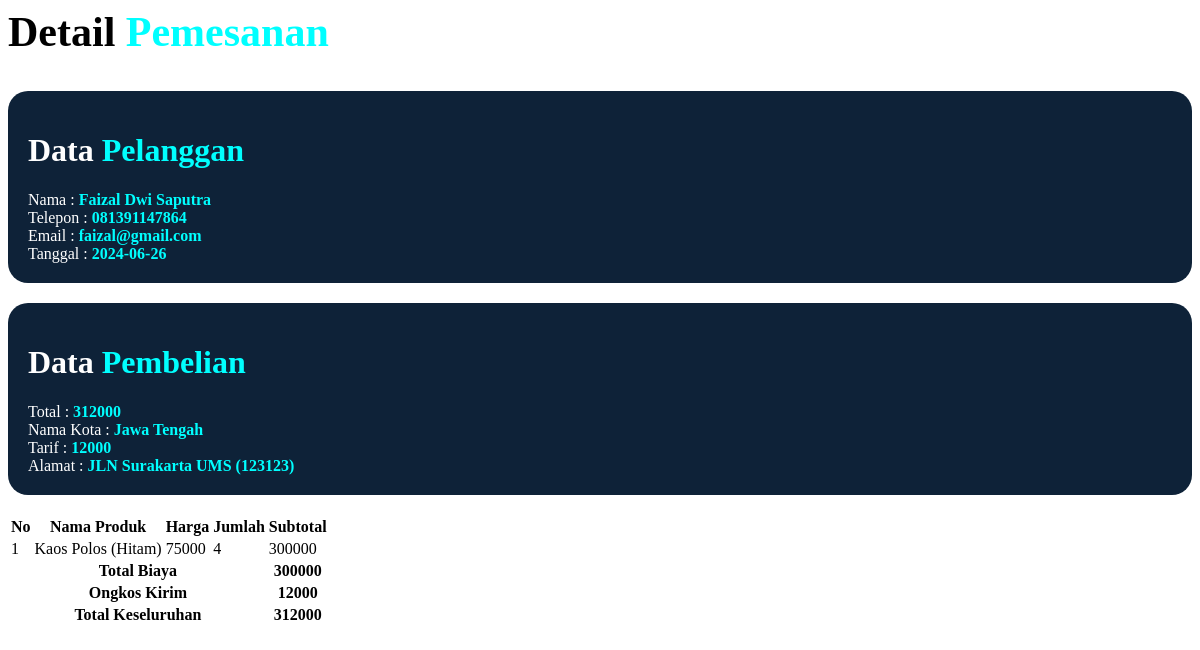
The app's page /administrator/detail.php?id=7 with its own data.
### tables this page shows
CREATE TABLE `pembelian` (
  `id_pembelian` int(11) NOT NULL,
  `id_pelanggan` int(11) NOT NULL,
  `id_ongkir` int(11) NOT NULL,
  `tanggal_pembelian` date NOT NULL,
  `total_pembelian` int(11) NOT NULL,
  `kota` varchar(100) NOT NULL,
  `tarif` int(11) NOT NULL,
  `alamat` varchar(200) NOT NULL,
  `status_pembayaran` varchar(100) NOT NULL DEFAULT 'Belum Bayar'
);

CREATE TABLE `pelanggan` (
  `id_pelanggan` int(11) NOT NULL,
  `email_pelanggan` varchar(100) NOT NULL,
  `pw_pelanggan` varchar(50) NOT NULL,
  `nama_pelanggan` varchar(100) NOT NULL,
  `telepon_pelanggan` varchar(25) NOT NULL
);

CREATE TABLE `pembelian_produk` (
  `id_pembelian_produk` int(11) NOT NULL,
  `id_pembelian` int(11) NOT NULL,
  `id_produk` int(11) NOT NULL,
  `jumlah` int(11) NOT NULL
);

CREATE TABLE `produk` (
  `id_produk` int(11) NOT NULL,
  `nama_produk` varchar(255) NOT NULL,
  `harga_produk` int(11) NOT NULL,
  `berat` int(11) NOT NULL,
  `foto_produk` varchar(255) NOT NULL,
  `deskripsi_produk` text NOT NULL,
  `stok_produk` varchar(100) NOT NULL
);

### administrator/detail.php (the view, shortened to what this page needs)
<?php
include "koneksi.php";
$id = $_GET['id'];
$ambil = mysqli_query($connect, "SELECT * FROM pembelian JOIN pelanggan ON pembelian.id_pelanggan = pelanggan.id_pelanggan WHERE pembelian.id_pembelian='$id'");
$detail = $ambil -> fetch_assoc();
?>
<head>
</head>
<div class="kontainer-1 p-3">
<h2 class="mb-4">Detail <span>Pemesanan</span></h2>
<div class="row gap-2">
<div class="col-md-4 data">
    <h1>Data <span>Pelanggan</span></h1>
    Nama       : <strong> <?php echo $detail['nama_pelanggan'];?> <br> </strong>
    Telepon    : <strong> <?php echo $detail['telepon_pelanggan'];?> <br> </strong>
    Email      : <strong> <?php echo $detail['email_pelanggan'];?> <br> </strong>
    Tanggal    : <strong> <?php echo $detail['tanggal_pembelian'];?> <br> </strong>
</div>
<div class="col-md-4 data">
    <h1>Data <span>Pembelian</span></h1>
    Total      : <strong> <?php echo $detail['total_pembelian'];?> <br> </strong>
    Nama Kota  : <strong> <?php echo $detail['kota'];?> <br> </strong>
    Tarif      : <strong> <?php echo $detail['tarif'];?> <br> </strong>
    Alamat     : <strong> <?php echo $detail['alamat'];?> <br> </strong>
</div>
</div>
<table class="table table-bordered">
    <thead>
        <tr>
            <th>No</th>
            <th>Nama Produk</th>
            <th>Harga</th>
            <th>Jumlah</th>
            <th>Subtotal</th>
        </tr>
    </thead>
    <tbody>
        <?php $nomor = 1;?>
        <?php
            $total_biaya = 0;
            $query = mysqli_query($connect, "SELECT * FROM  pembelian_produk JOIN produk ON pembelian_produk.id_produk = produk.id_produk WHERE pembelian_produk.id_pembelian= '$id'");
            while ($data = mysqli_fetch_assoc($query)){
            $subtotal = $data['harga_produk'] * $data['jumlah'];
            $total_biaya += $subtotal;
        ?>
        <tr>
            <td><?php echo $nomor++;?></td>
            <td><?php echo $data['nama_produk'];?></td>
            <td><?php echo $data['harga_produk'];?></td>
            <td><?php echo $data['jumlah'];?></td>
            <td><?php echo $subtotal;?></td>
        </tr>
        <?php }?>
    </tbody>
    <tfoot>
        <tr>
            <th colspan="4">Total Biaya</th>
            <th><?php echo $total_biaya;?></th>
        </tr>
        <tr>
            <th colspan="4">Ongkos Kirim</th>
            <th><?php echo $detail['tarif'];?></th>
        </tr>
        <tr>
            <th colspan="4">Total Keseluruhan</th>
            <th><?php echo $total_biaya + $detail['tarif'];?></th>
        </tr>
    </tfoot>
</table>
</div>

### administrator/detail.php (style rules this page uses)
h2 { font-size: 42px; font-weight: 600; }
h2 span { color: aqua; }
.data { background-color: #0e2238; padding: 20px 20px; margin-bottom: 20px; border-radius: 20px; color: #fff; }
.data span { color: aqua; }
strong { color: aqua; }

### records on screen
pembelian: id_pelanggan.nama_pelanggan "Faizal Dwi Saputra", id_pelanggan.telepon_pelanggan "081391147864", id_pelanggan.email_pelanggan "faizal@gmail.com", tanggal_pembelian "2024-06-26", total_pembelian "312000", kota "Jawa Tengah", tarif "12000", alamat "JLN Surakarta UMS (123123)", $total_biaya + $detail['tarif'] "312000"
pembelian_produk: id_produk.nama_produk "Kaos Polos (Hitam)", id_produk.harga_produk "75000", jumlah "4", subtotal "300000"

### other values on screen
$total_biaya "300000"
